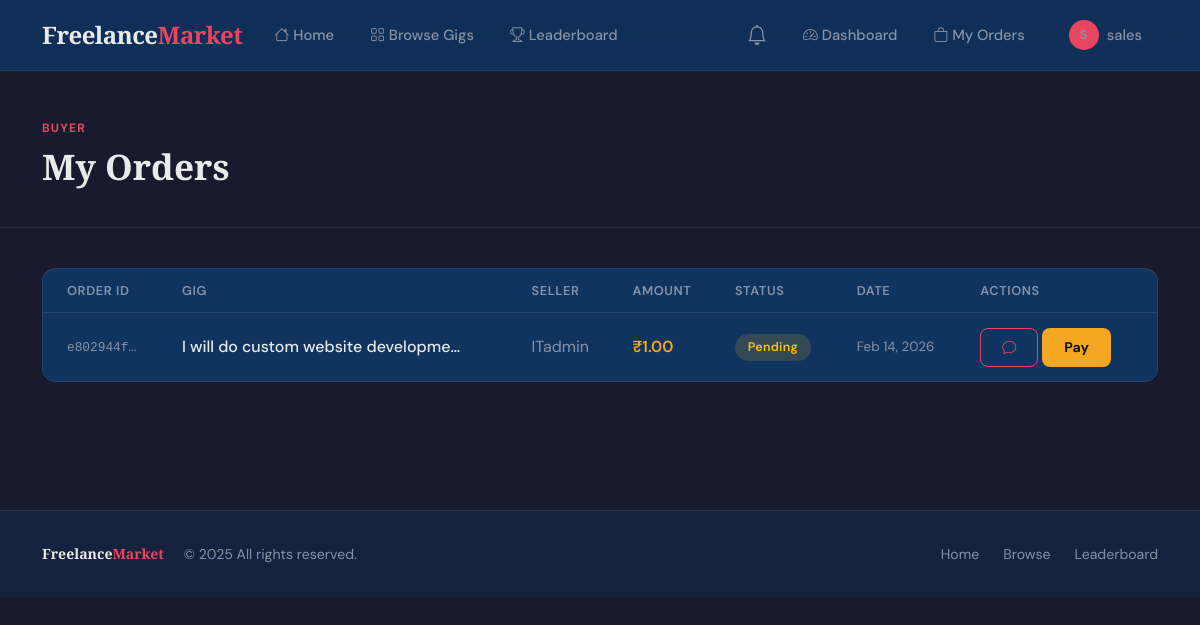
Page /orders/my/ (signed in) on the earlier database version.
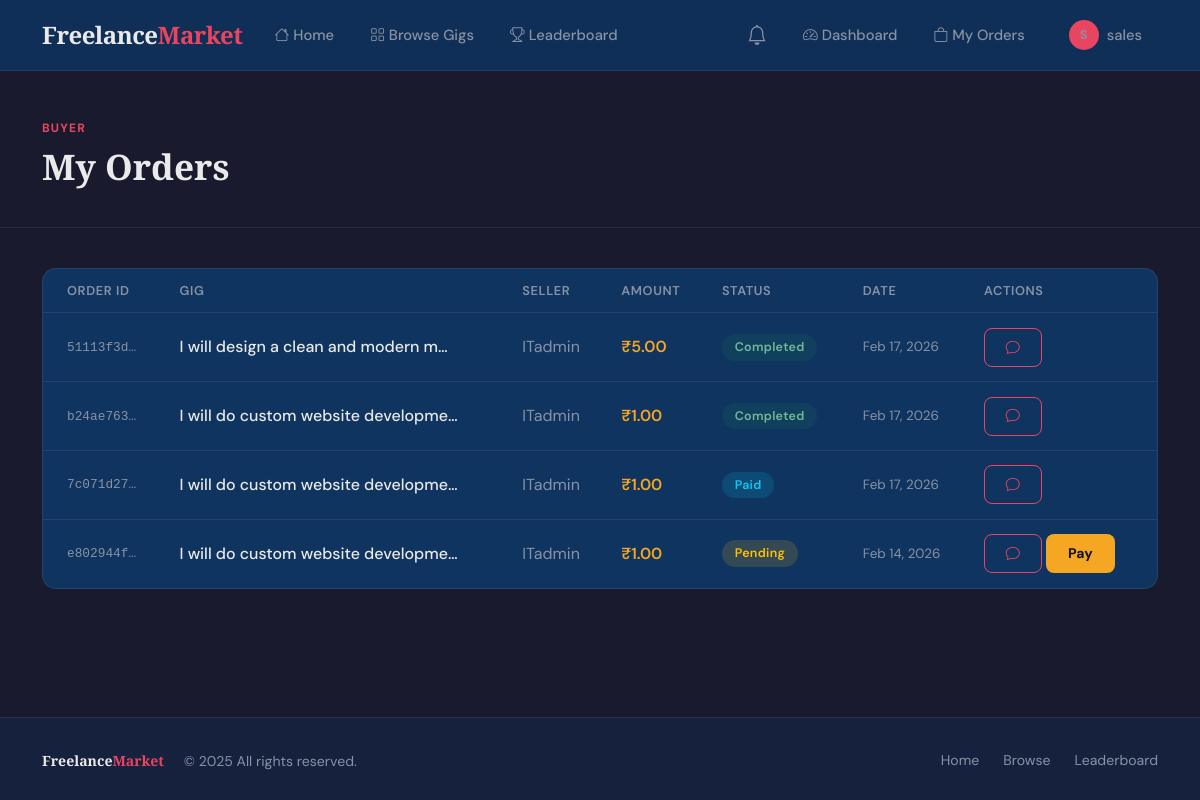
Same page on the later database version.
### orders/models.py (models this page shows, shortened)
class Order(models.Model):
    class Status(models.TextChoices):
        PENDING = "PENDING", "Pending"
        PAID = "PAID", "Paid"
        IN_PROGRESS = "IN_PROGRESS", "In Progress"
        SUBMITTED = "SUBMITTED", "Submitted"
        REVISION = "REVISION", "Revision Requested"
        COMPLETED = "COMPLETED", "Completed"
        DISPUTED = "DISPUTED", "Disputed"
        OVERDUE = "OVERDUE", "Overdue"
        CANCELLED = "CANCELLED", "cancelled"
    order_id = models.UUIDField(
        primary_key=True,
        default=uuid.uuid4,
        editable=False
    )
    buyer = models.ForeignKey(
        settings.AUTH_USER_MODEL,
        on_delete=models.CASCADE,
        related_name='orders'
    )
    gig = models.ForeignKey(
        'gigs.Gig',
        on_delete=models.CASCADE,
        related_name='orders'
    )
    amount = models.DecimalField(max_digits=10, decimal_places=2, default=0)
    requirements = models.TextField(blank=True, null=True)
    deadline = models.DateField(blank=True, null=True)
    escrow_amount = models.DecimalField(max_digits=8, decimal_places=2, default=0)
    is_released = models.BooleanField(default=False)
    payment_id = models.CharField(max_length=200, blank=True, null=True)
    status = models.CharField(
        max_length=20,
        choices=Status.choices,
        default=Status.PENDING
    )
    created_at = models.DateTimeField(auto_now_add=True)
    started_at = models.DateTimeField(blank=True, null=True)
    completed_at = models.DateTimeField(blank=True, null=True)
    revision_count = models.IntegerField(default=0)
    max_revisions = models.IntegerField(default=3)
    revision_reason = models.TextField(blank=True, null=True)
    is_overdue = models.BooleanField(default=False)
    penalty_amount = models.DecimalField(
        max_digits=8,
        decimal_places=2,
        default=0
    )
    system_note = models.TextField(blank=True, null=True)
    cancelled_at = models.DateTimeField(blank=True, null=True)
    cancellation_reason = models.TextField(blank=True, null=True)
    class Meta:
        ordering = ['-created_at']

### gigs/models.py (models this page shows, shortened)
class Gig(models.Model):
    seller = models.ForeignKey(
        settings.AUTH_USER_MODEL,
        on_delete=models.CASCADE,
        related_name='gigs'
    )
    title = models.CharField(max_length=200, db_index=True)
    slug = models.SlugField(unique=True, blank=True)
    description = models.TextField()
    price = models.DecimalField(
        max_digits=8,
        decimal_places=2
    )
    image = models.ImageField(
        upload_to='gigs/',
        blank=True,
        null=True
    )
    is_active = models.BooleanField(default=True)
    created_at = models.DateTimeField(auto_now_add=True)
    updated_at = models.DateTimeField(auto_now=True)

### accounts/models.py (models this page shows, shortened)
class User(AbstractUser):
    class Roles(models.TextChoices):
        BUYER = "buyer", "Buyer"
        SELLER = "seller", "Seller"
    role = models.CharField(
        max_length=10,
        choices=Roles.choices,
        default=Roles.BUYER,
        db_index=True
    )
    bio = models.TextField(null=True)  # null not needed for TextField
    profile_pic = models.ImageField(
        upload_to='profiles/',
        blank=True,
        null=True
    )
    created_at = models.DateTimeField(auto_now_add=True)
    updated_at = models.DateTimeField(auto_now=True)

### orders/views.py (the view)
# urls.py: path('my/', views.my_orders, name='my_orders'),
@login_required
def my_orders(request):
    orders = Order.objects.filter(buyer=request.user)
    return render(request, "orders/my_orders.html", {"orders": orders})

### orders/templates/orders/my_orders.html (shortened to what this page needs)
{% extends 'base.html' %}
{% block content %}
<div class="page-header">
    <div class="container">
        <div class="section-label">Buyer</div>
        <h1>My Orders</h1>
    </div>
</div>
<div class="container pb-5">
    {% if orders %}
    <div class="fm-card p-0" style="overflow:hidden;">
        <div class="table-responsive">
            <table class="fm-table">
                <thead>
                    <tr>
                        <th style="padding-left:1.5rem;">Order ID</th>
                        <th>Gig</th>
                        <th>Seller</th>
                        <th>Amount</th>
                        <th>Status</th>
                        <th>Date</th>
                        <th style="padding-right:1.5rem;">Actions</th>
                    </tr>
                </thead>
                <tbody>
                    {% for order in orders %}
                    <tr>
                        <td style="padding-left:1.5rem;font-family:monospace;font-size:0.8rem;color:var(--text-muted);">
                            {{ order.order_id|stringformat:"s"|slice:":8" }}…
                        </td>
                        <td>
                            <a href="{% url 'gig_detail' order.gig.slug %}" style="color:var(--text-main);text-decoration:none;font-weight:500;">
                                {{ order.gig.title|truncatechars:35 }}
                            </a>
                        </td>
                        <td style="color:var(--text-muted);">{{ order.gig.seller.username }}</td>
                        <td style="color:var(--accent2);font-weight:600;">₹{{ order.amount }}</td>
                        <td><span class="status-badge status-{{ order.status }}">{{ order.get_status_display }}</span></td>
                        <td style="color:var(--text-muted);font-size:0.84rem;">{{ order.created_at|date:"M d, Y" }}</td>
                        <td style="padding-right:1.5rem;">
                            <div class="d-flex gap-1 flex-wrap">
                                <a href="{% url 'order_chat' order.order_id %}" class="btn btn-sm btn-outline-accent">
                                    <i class="bi bi-chat"></i>
                                </a>
                                {% if order.status == 'PENDING' %}
                                <a href="{% url 'pay_order' order.order_id %}" class="btn btn-sm btn-gold">Pay</a>
                                {% endif %}
                            </div>
                        </td>
                    </tr>
                    {% endfor %}
                </tbody>
            </table>
        </div>
    </div>
    {% endif %}
</div>
{% endblock %}

Differences in the rows shown:
added Order: order_id "51113f3d", gig "I will design a clean and modern m…", gig.seller.username "ITadmin", amount "5.00", status "Completed", created_at "Feb 17, 2026"
added Order: order_id "b24ae763", gig "I will do custom website developme…", gig.seller.username "ITadmin", amount "1.00", status "Completed", created_at "Feb 17, 2026"
added Order: order_id "7c071d27", gig "I will do custom website developme…", gig.seller.username "ITadmin", amount "1.00", status "Paid", created_at "Feb 17, 2026"
